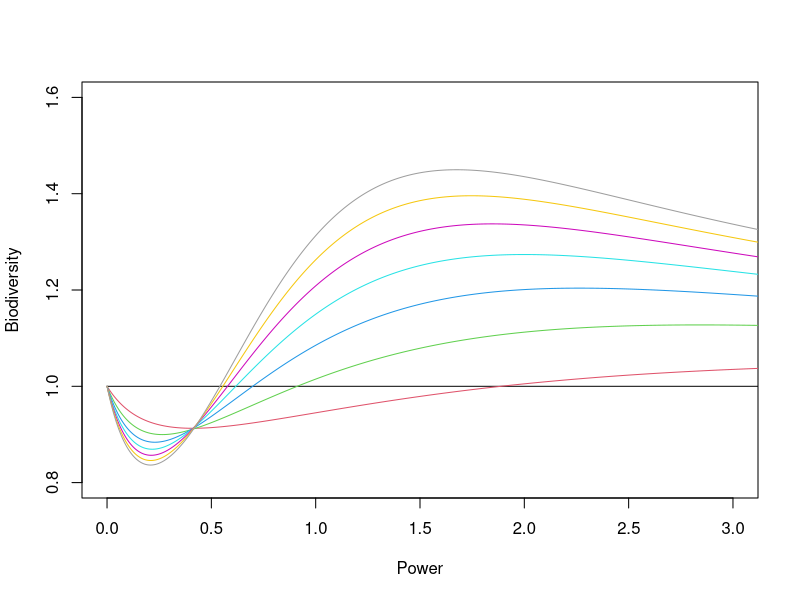

This figure's R source: (Note: this script raises an error after producing the figure.)
k <- seq(0, 2, by=0.001)
m <- 2

biod <- function(z, m) {
  m ^ ((z^2 - 1/2*z) / (z + 1/2)) * (1 - (1 - 1/m^z)^m)
}

risk <- function(z, m) {
  1 / (m ^ (z - 1/2) * (1 - (1 - 1/m^z)^m)^((z+1/2)/z))
}

plot(NULL, xlim=c(0,3), ylim=c(0.8,1.6), xlab="Power", ylab="Biodiversity")
for (i in 1:8) {
  plot(function(x) { biod(x, i)}, xlim=c(0, 4), col=i, add=TRUE, n=1000)
}

# alternate computation for total biodiversity
area <- c(1,1,1)/3
power <- 0.5

total_area = sum(area)
prop_area = area / total_area
prop_biod = prop_area^power
prop_outside_biod = 1 - prop_biod
prop_outside_all  = prod(prop_outside_biod)
prop_union_biod   = 1 - prop_outside_all
total_biod = total_area^power
total_union = total_biod * prop_union_biod
total_union

# the above is same as
biod(0.5, 3)

# now, for risk, we'll need to take area/k to the power z then multiply by perimeter and add?
3 * ((1/3)^power * sqrt(1/3))
(risk(0.5,3)/3)

1 - (1 - (1/m)^z)^m

find_power <- function(m) {
  uniroot(function(x, m) { risk(x,m)-1 }, interval=c(0,4), m=m)$root
}

balance <- data.frame(fragments = 2:10, power = unlist(lapply(2:10, find_power)))
plot(power ~ fragments, data=balance, type="l")

plot(NULL, xlim=c(0,4), ylim=c(0,3), xlab="Power", ylab="Risk")
for (i in 1:8) {
  plot(function(x) { risk(x, i)}, xlim=c(0, 4), col=i, add=TRUE, n=1000)
}
legend('topright', paste(1:8, "fragments"), fill=1:8)

#' Test out some de Broglie plots
#'
#' TODO:
#'   1. Change amplitude for a given k and then adjust such that area is preserved.
#'   2. Compute solidity (area to minimal circle area outside) and core (maximal circle area inside to full area?)
#'   3. Plot for various k and amplitudes, keeping area fixed (r will change)
#'   4. Compute perimeters for each one as well via numeric integration (already have this below!)
#'   
R = 1
a = 0.2
k = 10

theta = seq(0, 2*pi, length.out=1000)
r = R - a*sin(k*theta)

plot(r*cos(theta), r*sin(theta), type="l")

#' Montecarlo estimate of area.
#' Sample randomly R*sqrt(runif())

n = 10000
theta_hat = runif(n)*2*pi
r_hat = R*(1+a) * sqrt(runif(n))

sum(r_hat < R - R*a*sin(k*theta_hat))/n

area_debrolie = pi*R^2*(1 + a^2/2)
area_circle  = pi*R^2*(1+a)^2
area_debrolie/area_circle

# compute perimeter of radius R, amplitude a, petals k
arc_len <- function(R, a, k) {
  arclen_f <- function(theta, R, a, k) {
    r = R*(1 - a*sin(k*theta))
    dr = -R*a*k*cos(k*theta)
    sqrt(r^2 + dr^2)
  }
  alen <- numeric(length(R))
  if (length(a) == 1 && length(R) > 1)
    a = rep(a, length(R))
  for (i in seq_along(R))
    alen[i] = integrate(arclen_f, 0, 2*pi, subdivisions=1000,R=R[i], a=a[i], k=k)$value
  alen
}

# Amplitude should be between 0..1
# Area should be 1 (it's scale-independent, dummy)
debroglie <- function(petals, amplitude) {
  # 1. figure out the radius from the area, petals + amplitude
  #   area = pi*R^2*(1 + amplitude^2/2)
  R = 1/sqrt(1 + amplitude^2/2)
  # 2. figure out solidity + core ratio things
  solidity = (pi*1^2) / (pi*R^2*(1+amplitude)^2)
  core     = (pi*R^2*(1-amplitude)^2) / (pi*1^2)
  # 3. computer perimeter
  perimeter = arc_len(R, amplitude, petals)
  return(list(R=R, s=solidity, c=core, p=perimeter, k=petals))
}

a = seq(0,1, by=0.01)
out <- lapply(1:12, function(x) { as.data.frame(debroglie(x, a)) })
out <- do.call(rbind, out)
out$k <- factor(out$k)

library(lattice)
pdf("solidity_vs_core.pdf")
xyplot(s ~ c | k, data=out, type="l", xlab="core ratio", ylab="solidity ratio", main="Solidity ratio vs Core ratio")
xyplot(p ~ s | k, data=out, type="l", xlab="solidity ratio", ylab="perimeter", main="Perimeter vs Solidity ratio")
xyplot(p ~ c | k, data=out, type="l", xlab="core ratio", ylab="perimeter", main="Perimeter vs Core ratio")
dev.off()

out <- as.data.frame(debroglie(5, a))
tapply()
plot(s ~ c, data=out, col = k, type="l")

out <- as.data.frame(debroglie(10, a))

plot(p ~ s, data=out, type="l")

plot(r_hat*cos(theta_hat), r_hat*sin(theta_hat), pch='.', col=ifelse(r_hat < R* - R*a*sin(k*theta_hat), "red", "blue"))


plot(function(x) { ans = numeric(length(x)); for (i in seq_along(x)) ans[i] = arc_len(1, x[i], 5); ans }, xlim=c(0,1))
plot(function(x) { ans = numeric(length(x)); for (i in seq_along(x)) ans[i] = arc_len(1, x[i], 10); ans }, xlim=c(0,1), add=TRUE)

risk_petal <- function(z, m, a, k) {
  # start by balancing the biodiversity
  # Bm = (m*pi*rm^2*(1+a^2/2))^z * (1 - (1 - 1/m^z)^m)
  # B1 = (pi*r1^2*(1+a^2/2))^z
  # Bm = B1 -> m^z rm^(2z) (1 - (1 - 1/m^z)^m) = r1^(2z) ->
  r1 = 1
  rm = r1/(sqrt(m) * (1 - (1 - 1/m^z)^m)^(1/(2*z)))
  
  # risk...
  Rm = m * (pi*rm^2*(1+a^2/2))^z * arc_len(rm, a, k)
  R1 = (pi*r1^2*(1+a^2/2))^z * arc_len(r1, a, k)
  Rm / R1
}

solidity <- function(a) {
  (1 + a^2/2) / (1 + a)^2
}

pdf("z.pdf", width=12, height=12)
par(mfrow=c(3,3))
for (num_clusters in 1:9) {
  grid = expand.grid(amplitude=seq(0,1,by=0.01), complexity=0:10, z=NA)
  for (i in 1:nrow(grid)) {
    grid$z[i] = uniroot(function(x) { risk_petal(x, num_clusters, grid$amplitude[i], grid$complexity[i]) - 1 }, c(0.5, 10))$root
    if (i %% 100 == 0)
      cat("Up to", i, "of", nrow(grid), "\n")
  }
  image(seq(0,1,by=0.01), 0:10, matrix(grid$z, 101, 11), zlim=c(0.5, 10), xlab="Amplitude", ylab="Complexity (nodes)", main=paste(num_clusters, "clusters"))
}
dev.off()

pdf("risk.pdf", width=8, height=6)
plot(NULL, xlim=c(0,4), ylim=c(0,3), xlab="Power", ylab="Risk")
for (i in 1:8) {
  plot(function(x) { risk_petal(x, i, 0.8, 5)}, xlim=c(0, 4), col=i, add=TRUE, n=1000)
}
legend('topright', paste(1:8, "fragments"), fill=1:8)
dev.off()
